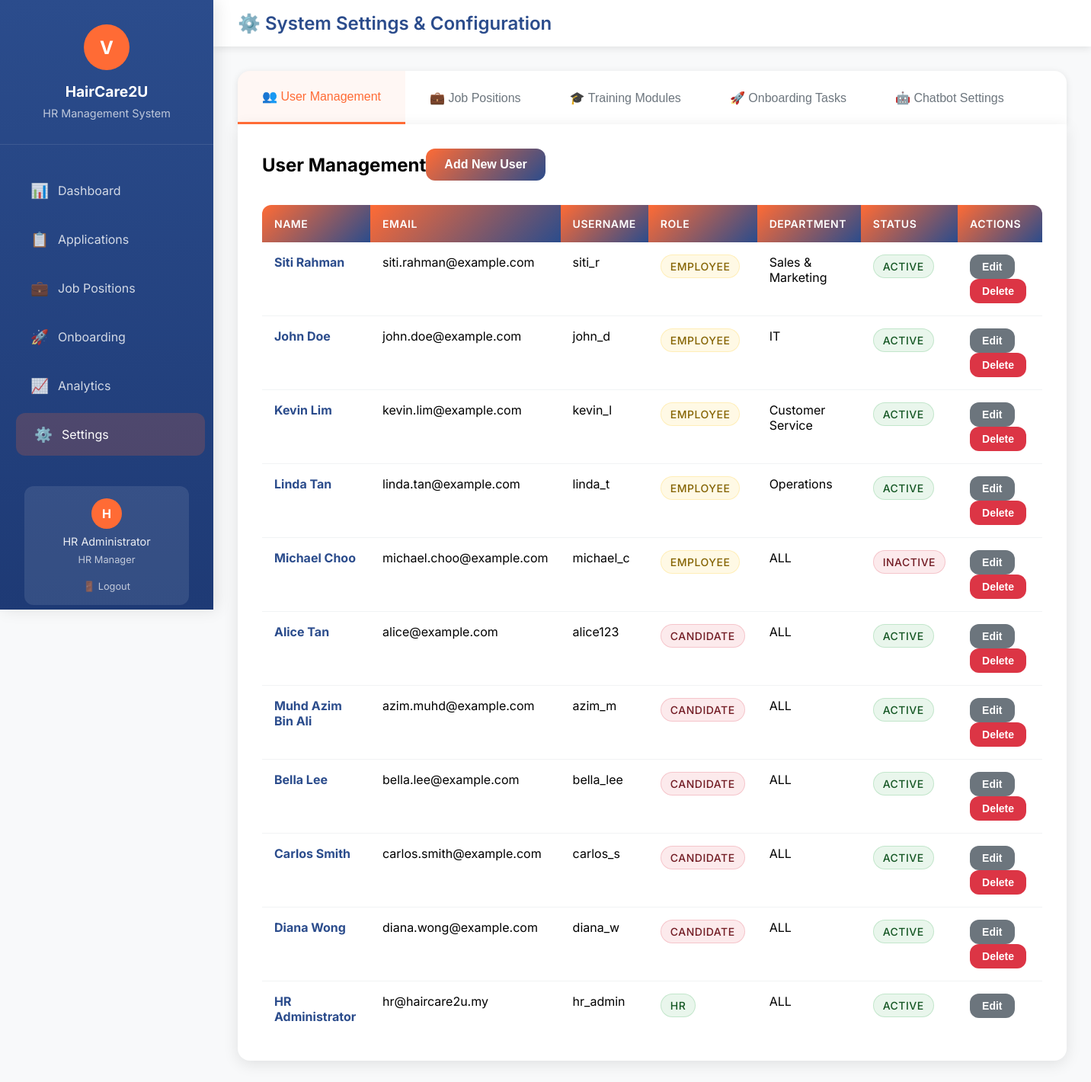
The page /settings.php (signed in) on the database its author committed.
### tables this page shows
CREATE TABLE `users` (
  `id` int(11) NOT NULL,
  `username` varchar(50) NOT NULL,
  `email` varchar(100) NOT NULL,
  `password` varchar(255) NOT NULL,
  `full_name` varchar(100) NOT NULL,
  `role` enum('hr','candidate','employee') NOT NULL,
  `status` enum('active','inactive') DEFAULT 'active',
  `created_at` timestamp NOT NULL DEFAULT current_timestamp(),
  `updated_at` timestamp NOT NULL DEFAULT current_timestamp() ON UPDATE current_timestamp(),
  `reset_token` varchar(64) DEFAULT NULL,
  `reset_expires` datetime DEFAULT NULL,
  `job_position_id` int(11) DEFAULT NULL,
  `department` varchar(50) DEFAULT 'ALL'
);

### settings.php (the view, shortened to what this page needs)
<?php
require_once 'includes/functions.php';
try {
    $users_stmt = $connection->query("SELECT * FROM users ORDER BY created_at DESC");
    $users = $users_stmt->fetch_all(MYSQLI_ASSOC);
} catch (Exception $e) {
    $error = "Failed to load data: " . $e->getMessage();
}
?>
<!DOCTYPE html>
<html lang="en">
<head>
</head>
<body>
    <div class="sidebar" id="sidebar">
        <div class="sidebar-brand">
            <div class="logo">V</div>
            <h3>HairCare2U</h3>
            <p>HR Management System</p>
        </div>
        <ul class="sidebar-nav">
            <li>
                <a href="hr-dashboard.php">
                    <span class="icon">📊</span>
                    <span>Dashboard</span>
                </a>
            </li>
            <li>
                <a href="manage-applications.php">
                    <span class="icon">📋</span>
                    <span>Applications</span>
                </a>
            </li>
            <li>
                <a href="manage-jobs.php">
                    <span class="icon">💼</span>
                    <span>Job Positions</span>
                </a>
            </li>
            <li>
                <a href="onboarding.php">
                    <span class="icon">🚀</span>
                    <span>Onboarding</span>
                </a>
            </li>
            <li>
                <a href="reports.php">
                    <span class="icon">📈</span>
                    <span>Analytics</span>
                </a>
            </li>
            <li>
                <a href="settings.php" class="active">
                    <span class="icon">⚙️</span>
                    <span>Settings</span>
                </a>
            </li>
        </ul>
        <div class="sidebar-footer">
            <div class="user-profile">
                <div class="avatar"><?php echo substr($_SESSION['full_name'], 0, 1); ?></div>
                <div style="color: rgba(255,255,255,0.9); font-size: 0.9rem; margin-bottom: 0.5rem;">
                    <?php echo htmlspecialchars($_SESSION['full_name']); ?>
                </div>
                <div style="color: rgba(255,255,255,0.7); font-size: 0.8rem; margin-bottom: 1rem;">
                    HR Manager
                </div>
                <a href="logout.php" style="color: rgba(255,255,255,0.7); text-decoration: none; font-size: 0.8rem;">
                    🚪 Logout
                </a>
            </div>
        </div>
    </div>
    <div class="main-content">
        <div class="topbar">
            <h1 class="page-title">⚙️ System Settings & Configuration</h1>
        </div>
        <div class="content-area">
            <div class="tabs">
                <button class="tab-button active" onclick="openTab(event, 'users')">
                    👥 User Management
                </button>
                <button class="tab-button" onclick="openTab(event, 'jobs')">
                    💼 Job Positions
                </button>
                <button class="tab-button" onclick="openTab(event, 'training')">
                    🎓 Training Modules
                </button>
                <button class="tab-button" onclick="openTab(event, 'onboarding')">
                    🚀 Onboarding Tasks
                </button>
                <button class="tab-button" onclick="openTab(event, 'chatbot')">
                    🤖 Chatbot Settings
                </button>
            </div>
            <div id="users" class="tab-content active">
                <div style="display: flex; justify-content: between; align-items: center; margin-bottom: 2rem;">
                    <h2>User Management</h2>
                    <button class="btn btn-primary" onclick="openModal('addUserModal')">Add New User</button>
                </div>
                <div class="table-responsive">
                    <table class="table">
                        <thead>
                            <tr>
                                <th>Name</th>
                                <th>Email</th>
                                <th>Username</th>
                                <th>Role</th>
                                <th>Department</th>
                                <th>Status</th>
                                <th>Actions</th>
                            </tr>
                        </thead>
                        <tbody>
                            <?php foreach ($users as $user): ?>
                                <tr>
                                    <td>
                                        <strong style="color: var(--secondary-color);"><?php echo htmlspecialchars($user['full_name']); ?></strong>
                                    </td>
                                    <td><?php echo htmlspecialchars($user['email']); ?></td>
                                    <td><?php echo htmlspecialchars($user['username']); ?></td>
                                    <td>
                                        <span class="badge <?php echo $user['role'] === 'hr' ? 'badge-success' : ($user['role'] === 'employee' ? 'badge-warning' : 'badge-danger'); ?>">
                                            <?php echo ucfirst($user['role']); ?>
                                        </span>
                                    </td>
                                    <td><?php echo htmlspecialchars($user['department']); ?></td>
                                    <td>
                                        <span class="badge <?php echo $user['status'] === 'active' ? 'badge-success' : 'badge-danger'; ?>">
                                            <?php echo ucfirst($user['status']); ?>
                                        </span>
                                    </td>
                                    <td>
                                        <button class="btn btn-sm btn-secondary" onclick="editUser(<?php echo htmlspecialchars(json_encode($user)); ?>)">Edit</button>
                                        <?php if ($user['id'] != $_SESSION['user_id']): ?>
                                            <button class="btn btn-sm btn-danger" onclick="deleteUser(<?php echo $user['id']; ?>)">Delete</button>
                                        <?php endif; ?>
                                    </td>
                                </tr>
                            <?php endforeach; ?>
                        </tbody>
                    </table>
                </div>
            </div>
        </div>
    </div>
</body>
</html>

### rows shown on the page
users: full_name "Siti Rahman", email "siti.rahman@example.com", username "siti_r", role "EMPLOYEE", department "Sales & Marketing", status "ACTIVE"
users: full_name "John Doe", email "john.doe@example.com", username "john_d", role "EMPLOYEE", department "IT", status "ACTIVE"
users: full_name "Kevin Lim", email "kevin.lim@example.com", username "kevin_l", role "EMPLOYEE", department "Customer Service", status "ACTIVE"
users: full_name "Linda Tan", email "linda.tan@example.com", username "linda_t", role "EMPLOYEE", department "Operations", status "ACTIVE"
users: full_name "Michael Choo", email "michael.choo@example.com", username "michael_c", role "EMPLOYEE", department "ALL", status "INACTIVE"
users: full_name "Alice Tan", email "alice@example.com", username "alice123", role "CANDIDATE", department "ALL", status "ACTIVE"
users: full_name "Muhd Azim Bin Ali", email "azim.muhd@example.com", username "azim_m", role "CANDIDATE", department "ALL", status "ACTIVE"
users: full_name "Bella Lee", email "bella.lee@example.com", username "bella_lee", role "CANDIDATE", department "ALL", status "ACTIVE"
users: full_name "Carlos Smith", email "carlos.smith@example.com", username "carlos_s", role "CANDIDATE", department "ALL", status "ACTIVE"
users: full_name "Diana Wong", email "diana.wong@example.com", username "diana_w", role "CANDIDATE", department "ALL", status "ACTIVE"
users: full_name "HR Administrator", email "hr@haircare2u.my", username "hr_admin", role "HR", department "ALL", status "ACTIVE"

### other values the page prints
substr($_SESSION['full_name'], 0, 1) "H"
$_SESSION['full_name'] "HR Administrator"
